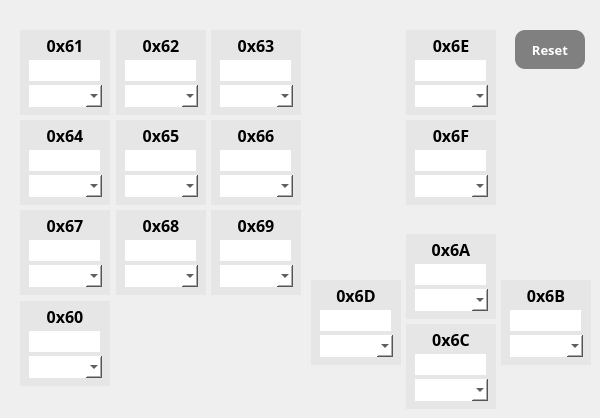
     <widget class="QWidget" name="keyset60">
      <attribute name="title">
       <string>60</string>
      </attribute>
      <widget class="QPushButton" name="pb_key67">
       <property name="geometry">
        <rect>
         <x>20</x>
         <y>210</y>
         <width>90</width>
         <height>85</height>
        </rect>
       </property>
       <property name="font">
        <font>
         <family>TakaoPGothic</family>
         <pointsize>12</pointsize>
         <weight>75</weight>
         <bold>true</bold>
        </font>
       </property>
       <property name="styleSheet">
        <string notr="true">background-color: rgb(230,230,230);
border: none;
padding: 0px 0px 55px 0px;</string>
       </property>
       <property name="text">
        <string>0x67</string>
       </property>
      </widget>
      <widget class="QComboBox" name="cb_key65">
       <property name="geometry">
        <rect>
         <x>125</x>
         <y>175</y>
         <width>73</width>
         <height>22</height>
        </rect>
       </property>
       <property name="styleSheet">
        <string notr="true">background-color: white;
border: none;
color : black;
combobox-popup : 0;</string>
       </property>
      </widget>
      <widget class="QPushButton" name="pb_key63">
       <property name="geometry">
        <rect>
         <x>211</x>
         <y>30</y>
         <width>90</width>
         <height>85</height>
        </rect>
       </property>
       <property name="font">
        <font>
         <family>TakaoPGothic</family>
         <pointsize>12</pointsize>
         <weight>75</weight>
         <bold>true</bold>
        </font>
       </property>
       <property name="styleSheet">
        <string notr="true">background-color: rgb(230,230,230);
border: none;
padding: 0px 0px 55px 0px;</string>
       </property>
       <property name="text">
        <string>0x63</string>
       </property>
      </widget>
      <widget class="QLineEdit" name="le_key62">
       <property name="geometry">
        <rect>
         <x>125</x>
         <y>60</y>
         <width>71</width>
         <height>21</height>
        </rect>
       </property>
       <property name="styleSheet">
        <string notr="true">background-color: white;
border: none;</string>
       </property>
      </widget>
      <widget class="QComboBox" name="cb_key63">
       <property name="geometry">
        <rect>
         <x>220</x>
         <y>85</y>
         <width>73</width>
         <height>22</height>
        </rect>
       </property>
       <property name="styleSheet">
        <string notr="true">background-color: white;
border: none;
color : black;
combobox-popup : 0;</string>
       </property>
      </widget>
      <widget class="QComboBox" name="cb_key64">
       <property name="geometry">
        <rect>
         <x>29</x>
         <y>175</y>
         <width>73</width>
         <height>22</height>
        </rect>
       </property>
       <property name="styleSheet">
        <string notr="true">background-color: white;
border: none;
color : black;
combobox-popup : 0;</string>
       </property>
      </widget>
      <widget class="QPushButton" name="pb_key61">
       <property name="geometry">
        <rect>
         <x>20</x>
         <y>30</y>
         <width>90</width>
         <height>85</height>
        </rect>
       </property>
       <property name="font">
        <font>
         <family>TakaoPGothic</family>
         <pointsize>12</pointsize>
         <weight>75</weight>
         <bold>true</bold>
        </font>
       </property>
       <property name="styleSheet">
        <string notr="true">background-color: rgb(230,230,230);
border: none;
padding: 0px 0px 55px 0px;</string>
       </property>
       <property name="text">
        <string>0x61</string>
       </property>
      </widget>
      <widget class="QComboBox" name="cb_key6A">
       <property name="geometry">
        <rect>
         <x>415</x>
         <y>289</y>
         <width>73</width>
         <height>22</height>
        </rect>
       </property>
       <property name="styleSheet">
        <string notr="true">background-color: white;
border: none;
color : black;
combobox-popup : 0;</string>
       </property>
      </widget>
      <widget class="QLineEdit" name="le_key6F">
       <property name="geometry">
        <rect>
         <x>415</x>
         <y>150</y>
         <width>71</width>
         <height>21</height>
        </rect>
       </property>
       <property name="styleSheet">
        <string notr="true">background-color: white;
border: none;</string>
       </property>
      </widget>
      <widget class="QPushButton" name="pb_key64">
       <property name="geometry">
        <rect>
         <x>20</x>
         <y>120</y>
         <width>90</width>
         <height>85</height>
        </rect>
       </property>
       <property name="font">
        <font>
         <family>TakaoPGothic</family>
         <pointsize>12</pointsize>
         <weight>75</weight>
         <bold>true</bold>
        </font>
       </property>
       <property name="styleSheet">
        <string notr="true">background-color: rgb(230,230,230);
border: none;
padding: 0px 0px 55px 0px;</string>
       </property>
       <property name="text">
        <string>0x64</string>
       </property>
      </widget>
      <widget class="QPushButton" name="pb_key6A">
       <property name="geometry">
        <rect>
         <x>406</x>
         <y>234</y>
         <width>90</width>
         <height>85</height>
        </rect>
       </property>
       <property name="font">
        <font>
         <family>TakaoPGothic</family>
         <pointsize>12</pointsize>
         <weight>75</weight>
         <bold>true</bold>
        </font>
       </property>
       <property name="styleSheet">
        <string notr="true">background-color: rgb(230,230,230);
border: none;
padding: 0px 0px 55px 0px;</string>
       </property>
       <property name="text">
        <string>0x6A</string>
       </property>
      </widget>
      <widget class="QLineEdit" name="le_key67">
       <property name="geometry">
        <rect>
         <x>29</x>
         <y>240</y>
         <width>71</width>
         <height>21</height>
        </rect>
       </property>
       <property name="styleSheet">
        <string notr="true">background-color: white;
border: none;</string>
       </property>
      </widget>
      <widget class="QLineEdit" name="le_key66">
       <property name="geometry">
        <rect>
         <x>220</x>
         <y>150</y>
         <width>71</width>
         <height>21</height>
        </rect>
       </property>
       <property name="styleSheet">
        <string notr="true">background-color: white;
border: none;</string>
       </property>
      </widget>
      <widget class="QPushButton" name="pb_key6B">
       <property name="geometry">
        <rect>
         <x>501</x>
         <y>280</y>
         <width>90</width>
         <height>85</height>
        </rect>
       </property>
       <property name="font">
        <font>
         <family>TakaoPGothic</family>
         <pointsize>12</pointsize>
         <weight>75</weight>
         <bold>true</bold>
        </font>
       </property>
       <property name="styleSheet">
        <string notr="true">background-color: rgb(230,230,230);
border: none;
padding: 0px 0px 55px 0px;</string>
       </property>
       <property name="text">
        <string>0x6B</string>
       </property>
      </widget>
      <widget class="QPushButton" name="pb_key68">
       <property name="geometry">
        <rect>
         <x>116</x>
         <y>210</y>
         <width>90</width>
         <height>85</height>
        </rect>
       </property>
       <property name="font">
        <font>
         <family>TakaoPGothic</family>
         <pointsize>12</pointsize>
         <weight>75</weight>
         <bold>true</bold>
        </font>
       </property>
       <property name="styleSheet">
        <string notr="true">background-color: rgb(230,230,230);
border: none;
padding: 0px 0px 55px 0px;</string>
       </property>
       <property name="text">
        <string>0x68</string>
       </property>
      </widget>
      <widget class="QLineEdit" name="le_key6A">
       <property name="geometry">
        <rect>
         <x>415</x>
         <y>264</y>
         <width>71</width>
         <height>21</height>
        </rect>
       </property>
       <property name="styleSheet">
        <string notr="true">background-color: white;
border: none;</string>
       </property>
      </widget>
      <widget class="QLineEdit" name="le_key6D">
       <property name="geometry">
        <rect>
         <x>320</x>
         <y>310</y>
         <width>71</width>
         <height>21</height>
        </rect>
       </property>
       <property name="styleSheet">
        <string notr="true">background-color: white;
border: none;</string>
       </property>
      </widget>
      <widget class="QPushButton" name="pb_key62">
       <property name="geometry">
        <rect>
         <x>116</x>
         <y>30</y>
         <width>90</width>
         <height>85</height>
        </rect>
       </property>
       <property name="font">
        <font>
         <family>TakaoPGothic</family>
         <pointsize>12</pointsize>
         <weight>75</weight>
         <bold>true</bold>
        </font>
       </property>
       <property name="styleSheet">
        <string notr="true">background-color: rgb(230,230,230);
border: none;
padding: 0px 0px 55px 0px;</string>
       </property>
       <property name="text">
        <string>0x62</string>
       </property>
      </widget>
      <widget class="QLineEdit" name="le_key6E">
       <property name="geometry">
        <rect>
         <x>415</x>
         <y>60</y>
         <width>71</width>
         <height>21</height>
        </rect>
       </property>
       <property name="styleSheet">
        <string notr="true">background-color: white;
border: none;</string>
       </property>
      </widget>
      <widget class="QComboBox" name="cb_key60">
       <property name="geometry">
        <rect>
         <x>29</x>
         <y>356</y>
         <width>73</width>
         <height>22</height>
        </rect>
       </property>
       <property name="styleSheet">
        <string notr="true">background-color: white;
border: none;
color : black;
combobox-popup : 0;</string>
       </property>
      </widget>
      <widget class="QPushButton" name="pb_key69">
       <property name="geometry">
        <rect>
         <x>211</x>
         <y>210</y>
         <width>90</width>
         <height>85</height>
        </rect>
       </property>
       <property name="font">
        <font>
         <family>TakaoPGothic</family>
         <pointsize>12</pointsize>
         <weight>75</weight>
         <bold>true</bold>
        </font>
       </property>
       <property name="styleSheet">
        <string notr="true">background-color: rgb(230,230,230);
border: none;
padding: 0px 0px 55px 0px;</string>
       </property>
       <property name="text">
        <string>0x69</string>
       </property>
      </widget>
      <widget class="QLineEdit" name="le_key63">
       <property name="geometry">
        <rect>
         <x>220</x>
         <y>60</y>
         <width>71</width>
         <height>21</height>
        </rect>
       </property>
       <property name="styleSheet">
        <string notr="true">background-color: white;
border: none;</string>
       </property>
      </widget>
      <widget class="QPushButton" name="pb_key6F">
       <property name="geometry">
        <rect>
         <x>406</x>
         <y>120</y>
         <width>90</width>
         <height>85</height>
        </rect>
       </property>
       <property name="font">
        <font>
         <family>TakaoPGothic</family>
         <pointsize>12</pointsize>
         <weight>75</weight>
         <bold>true</bold>
        </font>
       </property>
       <property name="styleSheet">
        <string notr="true">background-color: rgb(230,230,230);
border: none;
padding: 0px 0px 55px 0px;</string>
       </property>
       <property name="text">
        <string>0x6F</string>
       </property>
      </widget>
      <widget class="QLineEdit" name="le_key64">
       <property name="geometry">
        <rect>
         <x>29</x>
         <y>150</y>
         <width>71</width>
         <height>21</height>
        </rect>
       </property>
       <property name="styleSheet">
        <string notr="true">background-color: white;
border: none;</string>
       </property>
      </widget>
      <widget class="QLineEdit" name="le_key68">
       <property name="geometry">
        <rect>
         <x>125</x>
         <y>240</y>
         <width>71</width>
         <height>21</height>
        </rect>
       </property>
       <property name="styleSheet">
        <string notr="true">background-color: white;
border: none;</string>
       </property>
      </widget>
      <widget class="QComboBox" name="cb_key69">
       <property name="geometry">
        <rect>
         <x>220</x>
         <y>265</y>
         <width>73</width>
         <height>22</height>
        </rect>
       </property>
       <property name="styleSheet">
        <string notr="true">background-color: white;
border: none;
color : black;
combobox-popup : 0;</string>
       </property>
      </widget>
      <widget class="QComboBox" name="cb_key61">
       <property name="geometry">
        <rect>
         <x>29</x>
         <y>85</y>
         <width>73</width>
         <height>22</height>
        </rect>
       </property>
       <property name="styleSheet">
        <string notr="true">background-color: white;
border: none;
color : black;
combobox-popup : 0;</string>
       </property>
      </widget>
      <widget class="QLineEdit" name="le_key6B">
       <property name="geometry">
        <rect>
         <x>510</x>
         <y>310</y>
         <width>71</width>
         <height>21</height>
        </rect>
       </property>
       <property name="styleSheet">
        <string notr="true">background-color: white;
border: none;</string>
       </property>
      </widget>
      <widget class="QComboBox" name="cb_key6E">
       <property name="geometry">
        <rect>
         <x>415</x>
         <y>85</y>
         <width>73</width>
         <height>22</height>
        </rect>
       </property>
       <property name="styleSheet">
        <string notr="true">background-color: white;
border: none;
color : black;
combobox-popup : 0;</string>
       </property>
      </widget>
      <widget class="QComboBox" name="cb_key68">
       <property name="geometry">
        <rect>
         <x>125</x>
         <y>265</y>
         <width>73</width>
         <height>22</height>
        </rect>
       </property>
       <property name="styleSheet">
        <string notr="true">background-color: white;
border: none;
color : black;
combobox-popup : 0;</string>
       </property>
      </widget>
      <widget class="QPushButton" name="pb_key6D">
       <property name="geometry">
        <rect>
         <x>311</x>
         <y>280</y>
         <width>90</width>
         <height>85</height>
        </rect>
       </property>
       <property name="font">
        <font>
         <family>TakaoPGothic</family>
         <pointsize>12</pointsize>
         <weight>75</weight>
         <bold>true</bold>
        </font>
       </property>
       <property name="styleSheet">
        <string notr="true">background-color: rgb(230,230,230);
border: none;
padding: 0px 0px 55px 0px;</string>
       </property>
       <property name="text">
        <string>0x6D</string>
       </property>
      </widget>
      <widget class="QComboBox" name="cb_key66">
       <property name="geometry">
        <rect>
         <x>220</x>
         <y>175</y>
         <width>73</width>
         <height>22</height>
        </rect>
       </property>
       <property name="styleSheet">
        <string notr="true">background-color: white;
border: none;
color : black;
combobox-popup : 0;</string>
       </property>
      </widget>
      <widget class="QLineEdit" name="le_key65">
       <property name="geometry">
        <rect>
         <x>125</x>
         <y>150</y>
         <width>71</width>
         <height>21</height>
        </rect>
       </property>
       <property name="styleSheet">
        <string notr="true">background-color: white;
border: none;</string>
       </property>
      </widget>
      <widget class="QComboBox" name="cb_key6C">
       <property name="geometry">
        <rect>
         <x>415</x>
         <y>379</y>
         <width>73</width>
         <height>22</height>
        </rect>
       </property>
       <property name="styleSheet">
        <string notr="true">background-color: white;
border: none;
color : black;
combobox-popup : 0;</string>
       </property>
      </widget>
      <widget class="QComboBox" name="cb_key6B">
       <property name="geometry">
        <rect>
         <x>510</x>
         <y>335</y>
         <width>73</width>
         <height>22</height>
        </rect>
       </property>
       <property name="styleSheet">
        <string notr="true">background-color: white;
border: none;
color : black;
combobox-popup : 0;</string>
       </property>
      </widget>
      <widget class="QPushButton" name="pb_key65">
       <property name="geometry">
        <rect>
         <x>116</x>
         <y>120</y>
         <width>90</width>
         <height>85</height>
        </rect>
       </property>
       <property name="font">
        <font>
         <family>TakaoPGothic</family>
         <pointsize>12</pointsize>
         <weight>75</weight>
         <bold>true</bold>
        </font>
       </property>
       <property name="styleSheet">
        <string notr="true">background-color: rgb(230,230,230);
border: none;
padding: 0px 0px 55px 0px;</string>
       </property>
       <property name="text">
        <string>0x65</string>
       </property>
      </widget>
      <widget class="QComboBox" name="cb_key6D">
       <property name="geometry">
        <rect>
         <x>320</x>
         <y>335</y>
         <width>73</width>
         <height>22</height>
        </rect>
       </property>
       <property name="styleSheet">
        <string notr="true">background-color: white;
border: none;
color : black;
combobox-popup : 0;</string>
       </property>
      </widget>
      <widget class="QLineEdit" name="le_key6C">
       <property name="geometry">
        <rect>
         <x>415</x>
         <y>354</y>
         <width>71</width>
         <height>21</height>
        </rect>
       </property>
       <property name="styleSheet">
        <string notr="true">background-color: white;
border: none;</string>
       </property>
      </widget>
      <widget class="QPushButton" name="pb_key6C">
       <property name="geometry">
        <rect>
         <x>406</x>
         <y>324</y>
         <width>90</width>
         <height>85</height>
        </rect>
       </property>
       <property name="font">
        <font>
         <family>TakaoPGothic</family>
         <pointsize>12</pointsize>
         <weight>75</weight>
         <bold>true</bold>
        </font>
       </property>
       <property name="styleSheet">
        <string notr="true">background-color: rgb(230,230,230);
border: none;
padding: 0px 0px 55px 0px;</string>
       </property>
       <property name="text">
        <string>0x6C</string>
       </property>
      </widget>
      <widget class="QComboBox" name="cb_key62">
       <property name="geometry">
        <rect>
         <x>125</x>
         <y>85</y>
         <width>73</width>
         <height>22</height>
        </rect>
       </property>
       <property name="styleSheet">
        <string notr="true">background-color: white;
border: none;
color : black;
combobox-popup : 0;</string>
       </property>
      </widget>
      <widget class="QComboBox" name="cb_key6F">
       <property name="geometry">
        <rect>
         <x>415</x>
         <y>175</y>
         <width>73</width>
         <height>22</height>
        </rect>
       </property>
       <property name="styleSheet">
        <string notr="true">background-color: white;
border: none;
color : black;
combobox-popup : 0;</string>
       </property>
      </widget>
      <widget class="QPushButton" name="pb_key66">
       <property name="geometry">
        <rect>
         <x>211</x>
         <y>120</y>
         <width>90</width>
         <height>85</height>
        </rect>
       </property>
       <property name="font">
        <font>
         <family>TakaoPGothic</family>
         <pointsize>12</pointsize>
         <weight>75</weight>
         <bold>true</bold>
        </font>
       </property>
       <property name="styleSheet">
        <string notr="true">background-color: rgb(230,230,230);
border: none;
padding: 0px 0px 55px 0px;</string>
       </property>
       <property name="text">
        <string>0x66</string>
       </property>
      </widget>
      <widget class="QPushButton" name="pb_key6E">
       <property name="geometry">
        <rect>
         <x>406</x>
         <y>30</y>
         <width>90</width>
         <height>85</height>
        </rect>
       </property>
       <property name="font">
        <font>
         <family>TakaoPGothic</family>
         <pointsize>12</pointsize>
         <weight>75</weight>
         <bold>true</bold>
        </font>
       </property>
       <property name="styleSheet">
        <string notr="true">background-color: rgb(230,230,230);
border: none;
padding: 0px 0px 55px 0px;</string>
       </property>
       <property name="text">
        <string>0x6E</string>
       </property>
      </widget>
      <widget class="QLineEdit" name="le_key60">
       <property name="geometry">
        <rect>
         <x>29</x>
         <y>331</y>
         <width>71</width>
         <height>21</height>
        </rect>
       </property>
       <property name="styleSheet">
        <string notr="true">background-color: white;
border: none;</string>
       </property>
      </widget>
      <widget class="QLineEdit" name="le_key61">
       <property name="geometry">
        <rect>
         <x>29</x>
         <y>60</y>
         <width>71</width>
         <height>21</height>
        </rect>
       </property>
       <property name="styleSheet">
        <string notr="true">background-color: white;
border: none;</string>
       </property>
      </widget>
      <widget class="QLineEdit" name="le_key69">
       <property name="geometry">
        <rect>
         <x>220</x>
         <y>240</y>
         <width>71</width>
         <height>21</height>
        </rect>
       </property>
       <property name="styleSheet">
        <string notr="true">background-color: white;
border: none;</string>
       </property>
      </widget>
      <widget class="QPushButton" name="pb_key60">
       <property name="geometry">
        <rect>
         <x>20</x>
         <y>301</y>
         <width>90</width>
         <height>85</height>
        </rect>
       </property>
       <property name="font">
        <font>
         <family>TakaoPGothic</family>
         <pointsize>12</pointsize>
         <weight>75</weight>
         <bold>true</bold>
        </font>
       </property>
       <property name="styleSheet">
        <string notr="true">background-color: rgb(230,230,230);
border: none;
padding: 0px 0px 55px 0px;</string>
       </property>
       <property name="text">
        <string>0x60</string>
       </property>
      </widget>
      <widget class="QComboBox" name="cb_key67">
       <property name="geometry">
        <rect>
         <x>29</x>
         <y>265</y>
         <width>73</width>
         <height>22</height>
        </rect>
       </property>
       <property name="styleSheet">
        <string notr="true">background-color: white;
border: none;
color : black;
combobox-popup : 0;</string>
       </property>
      </widget>
      <widget class="QPushButton" name="pb_reset_keyset60">
       <property name="geometry">
        <rect>
         <x>515</x>
         <y>30</y>
         <width>70</width>
         <height>39</height>
        </rect>
       </property>
       <property name="font">
        <font>
         <family>TakaoPGothic</family>
         <pointsize>10</pointsize>
         <weight>75</weight>
         <bold>true</bold>
        </font>
       </property>
       <property name="styleSheet">
        <string notr="true">QPushButton{
	background-color: grey;
    border-radius: 10px;
	color: white
   }</string>
       </property>
       <property name="text">
        <string>Reset</string>
       </property>
      </widget>
      <zorder>pb_key60</zorder>
      <zorder>pb_key64</zorder>
      <zorder>pb_key65</zorder>
      <zorder>pb_key66</zorder>
      <zorder>pb_key6D</zorder>
      <zorder>pb_key6C</zorder>
      <zorder>pb_key6A</zorder>
      <zorder>pb_key6F</zorder>
      <zorder>pb_key6E</zorder>
      <zorder>pb_key62</zorder>
      <zorder>pb_key67</zorder>
      <zorder>cb_key65</zorder>
      <zorder>pb_key63</zorder>
      <zorder>le_key62</zorder>
      <zorder>cb_key63</zorder>
      <zorder>cb_key64</zorder>
      <zorder>pb_key61</zorder>
      <zorder>cb_key6A</zorder>
      <zorder>le_key6F</zorder>
      <zorder>le_key67</zorder>
      <zorder>le_key66</zorder>
      <zorder>pb_key6B</zorder>
      <zorder>pb_key68</zorder>
      <zorder>le_key6A</zorder>
      <zorder>le_key6D</zorder>
      <zorder>le_key6E</zorder>
      <zorder>cb_key60</zorder>
      <zorder>pb_key69</zorder>
      <zorder>le_key63</zorder>
      <zorder>le_key64</zorder>
      <zorder>le_key68</zorder>
      <zorder>cb_key69</zorder>
      <zorder>cb_key61</zorder>
      <zorder>le_key6B</zorder>
      <zorder>cb_key6E</zorder>
      <zorder>cb_key68</zorder>
      <zorder>cb_key66</zorder>
      <zorder>le_key65</zorder>
      <zorder>cb_key6C</zorder>
      <zorder>cb_key6B</zorder>
      <zorder>cb_key6D</zorder>
      <zorder>le_key6C</zorder>
      <zorder>cb_key62</zorder>
      <zorder>cb_key6F</zorder>
      <zorder>le_key60</zorder>
      <zorder>le_key61</zorder>
      <zorder>le_key69</zorder>
      <zorder>cb_key67</zorder>
      <zorder>pb_reset_keyset60</zorder>
     </widget>
